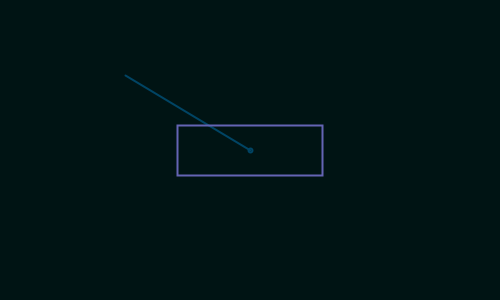
Frame 1 (no input)
Frame 60 (the mouse pressed at the canvas centre just before this capture): identical to frame 1, image omitted
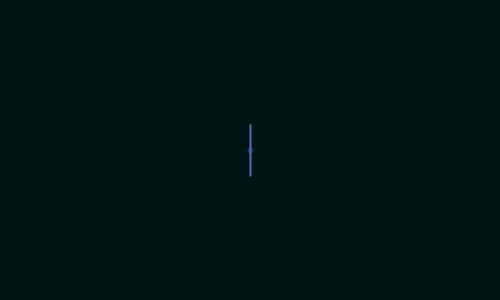
Frame 120 (the mouse held since frame 60 and released just before this capture)

The Processing sketch that drew these frames (run headless with seeded random() and noise(); from frame 60 on, the mouse is pressed at the canvas centre):

// Processing sketch: mag_PVector
// ── mag_PVector.pde
float bgC = 20;


void setup() {
  size(500, 300);
}

void draw() {

  background(0, bgC, bgC); 

  strokeWeight(2);
  stroke(0, 68, 100);
  noFill();



  //-----------FORM-------------

  translate(width/2, height/2);
  ellipse(0, 0, 4, 4);





  //--------FORM_end------------

  //-------VECTOR
  PVector mouse = new PVector(mouseX, mouseY);
  PVector center = new PVector(width/2, height/2);

  mouse.sub(center); // Get vector lenght
  mouse.mult(0.5); // Multiply it by a factor [this doesn't works if the top operation is not done, since you don't have the vector loc and vel]

  float mag = mouse.mag();
  line(0, 0, mouse.x, mouse.y);
  
 stroke(100, 100, 180);
 rectMode(CENTER);
  rect(0,0,mag,50);
  //-------VECTOR
}
